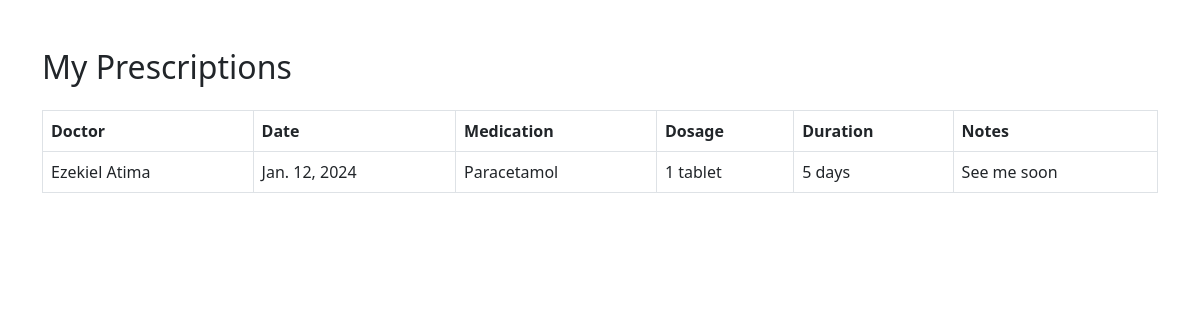
Screenshot of /student/prescriptions/view/ (signed in) with the database file from the repository.
### app/models.py (models this page shows, shortened)
class Prescription(models.Model):
    appointment = models.ForeignKey(Appointment, on_delete=models.CASCADE)
    medication = models.CharField(max_length=100)
    dosage = models.CharField(max_length=50)
    duration = models.CharField(max_length=50)
    notes = models.TextField(blank=True)
    created_at = models.DateTimeField(auto_now_add=True)

class Appointment(TimeStampedModel):
    student = models.ForeignKey(StudentProfile, on_delete=models.SET_NULL, blank=True, null=True)
    doctor = models.ForeignKey(DoctorProfile, on_delete=models.SET_NULL, blank=True, null=True)
    symptoms = models.TextField(blank=True, null=True)
    appointe_date = models.DateField()
    start_time = models.TimeField()
    end_time = models.TimeField()
    status = models.CharField(max_length=255, default='pending',
                              choices=(("pending", "pending"),("canceled", "canceled"), ("approve", "approve") ))

class DoctorProfile(models.Model):
    doctor = models.OneToOneField(User, on_delete=models.CASCADE)
    name = models.CharField(max_length=255,)
    emails = models.EmailField(max_length=255,)
    phone = models.CharField(max_length=11,)
    profile_image = models.FileField(upload_to="static/uploads", blank=True, null=True)
    role = models.CharField(max_length=60)
    gender = models.CharField(choices=(("male", "male"), ("female", "female")), max_length=25)
    class Meta:
        verbose_name = 'Doctor Profile'
        verbose_name_plural = 'Doctor Profiles'

### app/views.py (the view)
# urls.py: path('student/prescriptions/view/', StudentPrescriptionListView.as_view(), name ="student_prescriptions"),
class StudentPrescriptionListView(View):
    def get(self, request):
        if not request.user.is_authenticated or not request.user.is_student:
            return redirect('/student/login/')
        student = StudentProfile.objects.get(student=request.user)
        prescriptions = Prescription.objects.filter(appointment__student=student)
        context = {
            'prescriptions': prescriptions,
            'has_prescriptions': prescriptions.exists()
        }
        return render(request, 'student/prescription.html', context)

### templates/student/prescription.html (shortened to what this page needs)
<!doctype html>
<html lang="en">
<head>
    <link href="https://cdn.jsdelivr.net/npm/bootstrap@5.3.0/dist/css/bootstrap.min.css" rel="stylesheet">
</head>
<body>
<div class="container mt-5">
    <h2>My Prescriptions</h2>
    {% if has_prescriptions %}
        <table class="table table-bordered mt-4">
            <thead>
                <tr>
                    <th>Doctor</th>
                    <th>Date</th>
                    <th>Medication</th>
                    <th>Dosage</th>
                    <th>Duration</th>
                    <th>Notes</th>
                </tr>
            </thead>
            <tbody>
                {% for prescription in prescriptions %}
                <tr>
                    <td>{{ prescription.appointment.doctor.name }}</td>
                    <td>{{ prescription.appointment.appointe_date}}</td>
                    <td>{{ prescription.medication }}</td>
                    <td>{{ prescription.dosage }}</td>
                    <td>{{ prescription.duration }}</td>
                    <td>{{ prescription.notes }}</td>
                </tr>
                {% endfor %}
            </tbody>
        </table>
    {% else %}
        <div class="alert alert-info mt-4">
            <strong>No Prescriptions Found:</strong> Your doctor hasn't prescribed any medications yet.
        </div>
    {% endif %}
</div>
</body>
</html>

### rows the page displays
Prescription: appointment.doctor.name "Ezekiel Atima", appointment.appointe_date "Jan. 12, 2024", medication "Paracetamol", dosage "1 tablet", duration "5 days", notes "See me soon"
